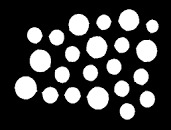
#> input picture Morphological_Operations/image.jpeg, 171 x 130 px, found by its file name
$ python closing.py
#> lines starting #> are read from the running program, lines starting #| are printed output that depends on the picture
import cv2
import numpy as np

# Read the input image in grayscale
input_image = cv2.imread(r'/Users/sayakghorai/Desktop/DIP_Codes/Morphological_Operations/image.jpeg', cv2.IMREAD_GRAYSCALE)
#> input_image is the input picture: shape (130, 171); min 0, max 255, mean 62

# Define structuring element (kernel) for morphological operations
kernel_size = 5
structuring_element = np.ones((kernel_size, kernel_size), dtype=np.uint8)

# Function for Dilation operation
def dilation(image, structuring_element):
    height, width = image.shape
#> height = 130; width = 171
    output = np.zeros((height, width), dtype=np.uint8)
    k_height, k_width = structuring_element.shape
    k_center_x, k_center_y = k_width // 2, k_height // 2
    for i in range(0, height):
        for j in range(0, width):
            try:
                roi = image[i - k_center_y:i + k_center_y + 1, j - k_center_x:j + k_center_x + 1]
                output[i, j] = np.max(roi)
            except:
                continue
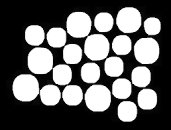
#> output: shape (130, 171); min 0, max 255, mean 102.5
    return output

# Function for Erosion operation
def erosion(image, kernel):
    height, width = image.shape
#> height = 130; width = 171
    output = np.zeros((height, width), dtype=np.uint8)
    k_height, k_width = kernel.shape
    k_center_x, k_center_y = k_width // 2, k_height // 2
    for i in range(0, height):
        for j in range(0, width):
            try:
                roi = image[i - k_center_y:i + k_center_y + 1, j - k_center_x:j + k_center_x + 1]
                output[i, j] = np.min(roi)
            except:
                continue
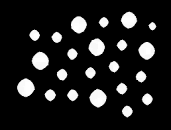
#> output: shape (130, 171); min 0, max 255, mean 30.4
    return output

# Perform Dilation
dilated_image = dilation(input_image, structuring_element)

#perform Erosion
eroded_image = erosion(input_image, structuring_element)

# Perform Erosion on the dilated image
closed_image = erosion(dilated_image, structuring_element)

# Display the resulting image
cv2.imshow('Original Image', input_image)
cv2.imshow('Morphological Dilation', dilated_image)
cv2.imshow('Morphological Erosion', eroded_image)
cv2.imshow('Morphological Closing', closed_image)
cv2.waitKey(0)
cv2.destroyAllWindows()
